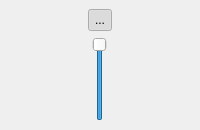
  <widget class="QDockWidget" name="volumeWidget">
   <property name="sizePolicy">
    <sizepolicy hsizetype="Fixed" vsizetype="Preferred">
     <horstretch>0</horstretch>
     <verstretch>0</verstretch>
    </sizepolicy>
   </property>
   <property name="features">
    <set>QDockWidget::NoDockWidgetFeatures</set>
   </property>
   <property name="allowedAreas">
    <set>Qt::BottomDockWidgetArea</set>
   </property>
   <property name="windowTitle">
    <string>Vol&amp;ume</string>
   </property>
   <attribute name="dockWidgetArea">
    <number>8</number>
   </attribute>
   <widget class="QWidget" name="dockWidgetContents_5">
    <layout class="QVBoxLayout" name="verticalLayout_4">
     <item>
      <layout class="QHBoxLayout" name="volumeWidgetHorizLayout_1">
       <item>
        <widget class="QToolButton" name="toolButtonAudioToggle">
         <property name="enabled">
          <bool>true</bool>
         </property>
         <property name="sizePolicy">
          <sizepolicy hsizetype="Fixed" vsizetype="Fixed">
           <horstretch>0</horstretch>
           <verstretch>0</verstretch>
          </sizepolicy>
         </property>
         <property name="minimumSize">
          <size>
           <width>22</width>
           <height>22</height>
          </size>
         </property>
         <property name="text">
          <string>...</string>
         </property>
         <property name="icon">
          <iconset resource="avidemux.qrc">
           <normaloff>:/new/prefix1/pics/arts.png</normaloff>:/new/prefix1/pics/arts.png</iconset>
         </property>
         <property name="checkable">
          <bool>true</bool>
         </property>
         <property name="checked">
          <bool>true</bool>
         </property>
        </widget>
       </item>
      </layout>
     </item>
     <item>
      <layout class="QHBoxLayout" name="volumeWidgetHorizLayout_2">
       <item>
        <widget class="QSlider" name="horizontalSlider_2">
         <property name="sizePolicy">
          <sizepolicy hsizetype="Fixed" vsizetype="Minimum">
           <horstretch>0</horstretch>
           <verstretch>0</verstretch>
          </sizepolicy>
         </property>
         <property name="minimumSize">
          <size>
           <width>22</width>
           <height>50</height>
          </size>
         </property>
         <property name="maximum">
          <number>100</number>
         </property>
         <property name="value">
          <number>100</number>
         </property>
         <property name="orientation">
          <enum>Qt::Vertical</enum>
         </property>
        </widget>
       </item>
      </layout>
     </item>
    </layout>
   </widget>
  </widget>
